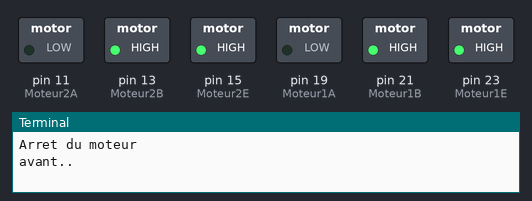
A program run on a simulated Raspberry Pi (header pin numbers). Shown: switched loads named in the program (green lamp = pin HIGH), the last lines printed to the terminal. At 7.0 s the program stops and its outputs stay as they are.

Above: at 0.1 s.
At 2.1 s:
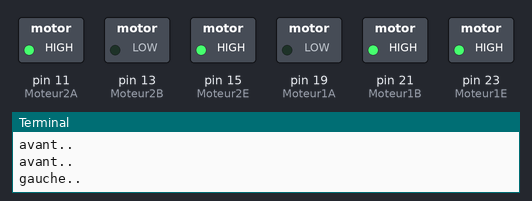
At 4.1 s:
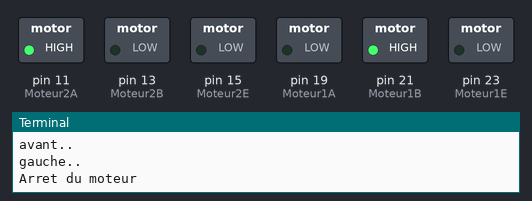
At 5.1 s:
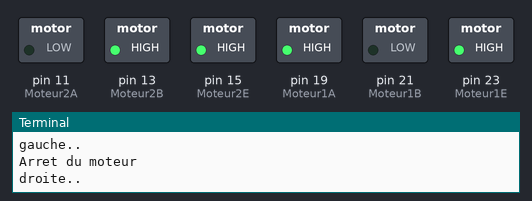
At 7.1 s:
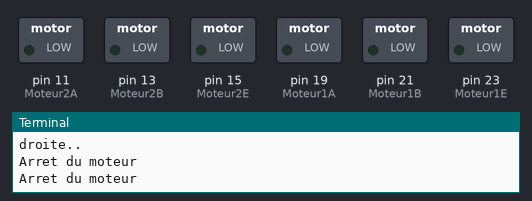
Timing chart, 0 to 8.5 s (numbered marks = the images above):
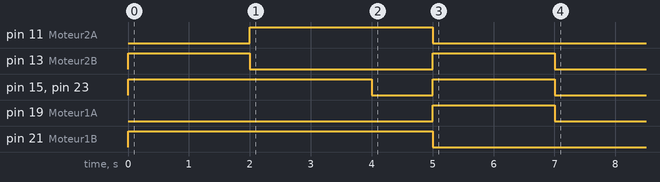

The program:

test.py
```python
import RPi.GPIO as GPIO
import time
import propulsion

GPIO.cleanup()
GPIO.setmode(GPIO.BOARD)

propulsion.init()
propulsion.avant(1)

time.sleep(1)
propulsion.avant(2)
time.sleep(1)
propulsion.gauche(2)
time.sleep(1)
propulsion.droite(2)

propulsion.stop()

GPIO.cleanup()
```

propulsion.py
```python
## Controle d'un moteur DC par le Raspberry Pi

import RPi.GPIO as GPIO
from time import sleep

Moteur2A = 11      ## premiere sortie du premier moteur, pin 16
Moteur2B = 13      ## deuxieme sortie de premier moteur, pin 18
Moteur2E = 15      ## enable du premier moteur, pin 22

Moteur1A = 19      ## premiere sortie du premier moteur, pin 16
Moteur1B = 21      ## deuxieme sortie de premier moteur, pin 18
Moteur1E = 23      ## enable du premier moteur, pin 22


def init():
 GPIO.setmode(GPIO.BOARD)   ##je prefere la numerotation BOARD plutot que BCM


# moteur gauche
 GPIO.setup(Moteur1A,GPIO.OUT)  ## ces trois pins du Raspberry Pi sont des sorties
 GPIO.setup(Moteur1B,GPIO.OUT)
 GPIO.setup(Moteur1E,GPIO.OUT)

# moteur droit
 GPIO.setup(Moteur2A,GPIO.OUT)  ## ces trois pins du Raspberry Pi sont des sorties
 GPIO.setup(Moteur2B,GPIO.OUT)
 GPIO.setup(Moteur2E,GPIO.OUT)

 stop()

 pwm = GPIO.PWM(Moteur1E,50)   ## pwm de la pin 22 a une frequence de 50 Hz
 pwm.start(10)   ## on commemnce avec un rapport cyclique de 100%


def test(t):
 print "test.."
############################################

 GPIO.output(Moteur1B,GPIO.HIGH)
 GPIO.output(Moteur1A,GPIO.LOW)
 GPIO.output(Moteur1E,GPIO.HIGH)

 GPIO.output(Moteur2B,GPIO.HIGH)
 GPIO.output(Moteur2A,GPIO.LOW)
 GPIO.output(Moteur2E,GPIO.HIGH)

############################################
############################################
############################################


def avant(t):
 print"avant.."

# init()
 GPIO.output(Moteur1A,GPIO.LOW)
 GPIO.output(Moteur1B,GPIO.HIGH)
 GPIO.output(Moteur1E,GPIO.HIGH)

 GPIO.output(Moteur2A,GPIO.LOW)
 GPIO.output(Moteur2B,GPIO.HIGH)
 GPIO.output(Moteur2E,GPIO.HIGH)

# sleep(t)  ## on laisse tourner le moteur 5 secondes avec des parametres
# stop()


def arriere(t):
 print "arriere.."

# init()

 print "Rotation sens direct, vitesse maximale (rapport cyclique 100%)"
 GPIO.output(Moteur1A,GPIO.HIGH)
 GPIO.output(Moteur1B,GPIO.LOW)
 GPIO.output(Moteur1E,GPIO.HIGH)

 GPIO.output(Moteur2A,GPIO.HIGH)
 GPIO.output(Moteur2B,GPIO.LOW)
 GPIO.output(Moteur2E,GPIO.HIGH)

 sleep(t)
 stop()
# sleep(t)  ## on laisse tourner le moteur 5 secondes avec des parametres

def gauche(t):
 print "gauche.."
# init()
 GPIO.output(Moteur2A,GPIO.HIGH)
 GPIO.output(Moteur2B,GPIO.LOW)
 GPIO.output(Moteur2E,GPIO.HIGH)

 GPIO.output(Moteur1A,GPIO.LOW)
 GPIO.output(Moteur1B,GPIO.HIGH)
 GPIO.output(Moteur1E,GPIO.HIGH)

 sleep(t)
 stop()

def droite(t):
 print "droite.."
# init()
 GPIO.output(Moteur1A,GPIO.HIGH)
 GPIO.output(Moteur1B,GPIO.LOW)
 GPIO.output(Moteur1E,GPIO.HIGH)

 GPIO.output(Moteur2A,GPIO.LOW)
 GPIO.output(Moteur2B,GPIO.HIGH)
 GPIO.output(Moteur2E,GPIO.HIGH)

 sleep(t)
 stop()


def stop():
 print "Arret du moteur"
 GPIO.output(Moteur1E,GPIO.LOW)
 GPIO.output(Moteur2E,GPIO.LOW)
# GPIO.cleanup()
```

Measured:
- by itself, pin 11 (Moteur2A): LOW → HIGH at 2.0 s, → LOW 3.0 s later
- by itself, pin 13 (Moteur2B): alternates HIGH for 2.0 s and LOW for 3.0 s
- by itself, pin 15 (Moteur2E), pin 23 (Moteur1E): LOW → HIGH at 0.00 s, → LOW 4.0 s later, → HIGH 1.0 s later, → LOW 2.0 s later
- by itself, pin 19 (Moteur1A): LOW → HIGH at 5.0 s, → LOW 2.0 s later
- by itself, pin 21 (Moteur1B): LOW → HIGH at 0.00 s, → LOW 5.0 s later
